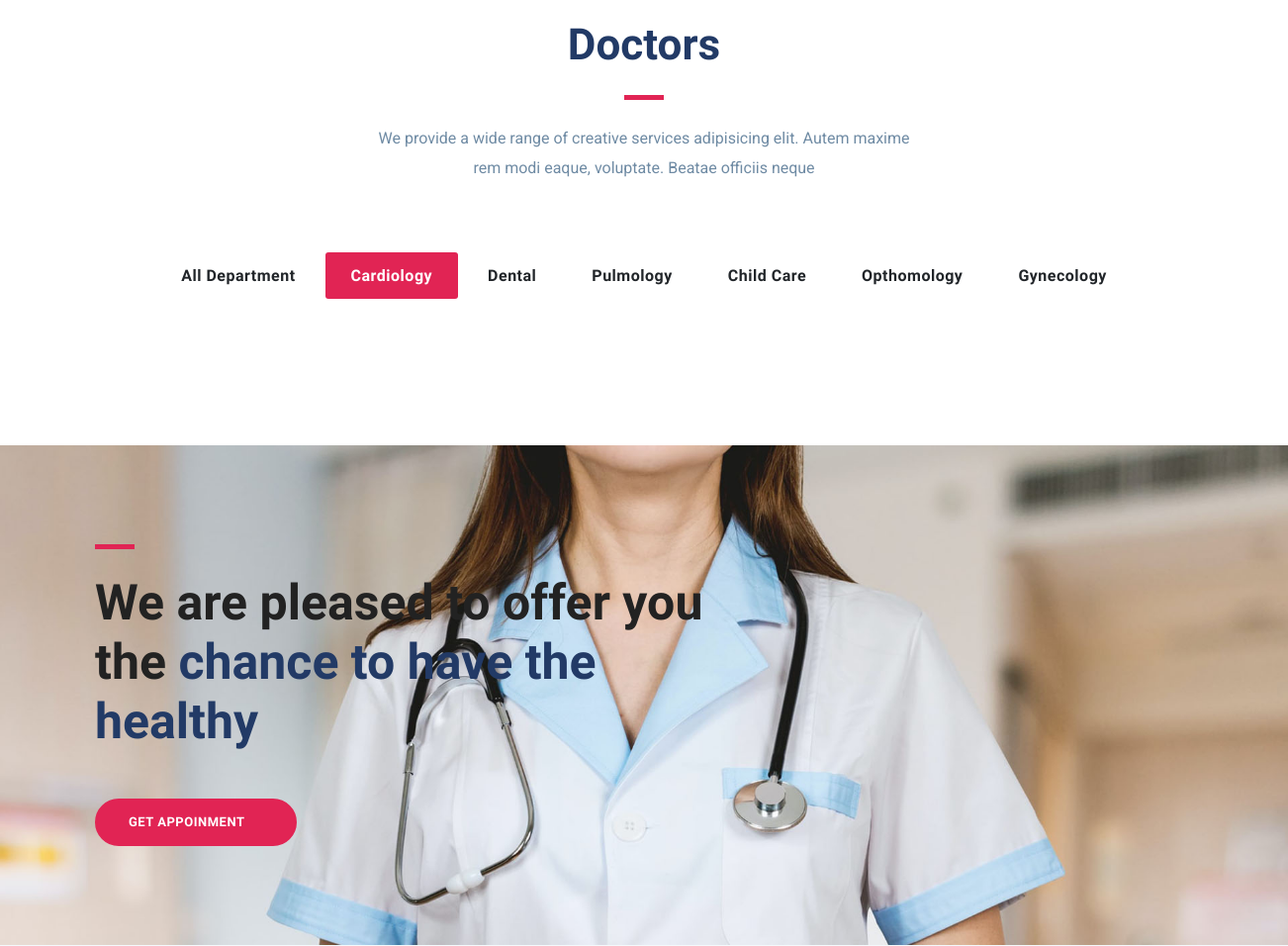
The app's page /cardiology/ (middle part), older data.
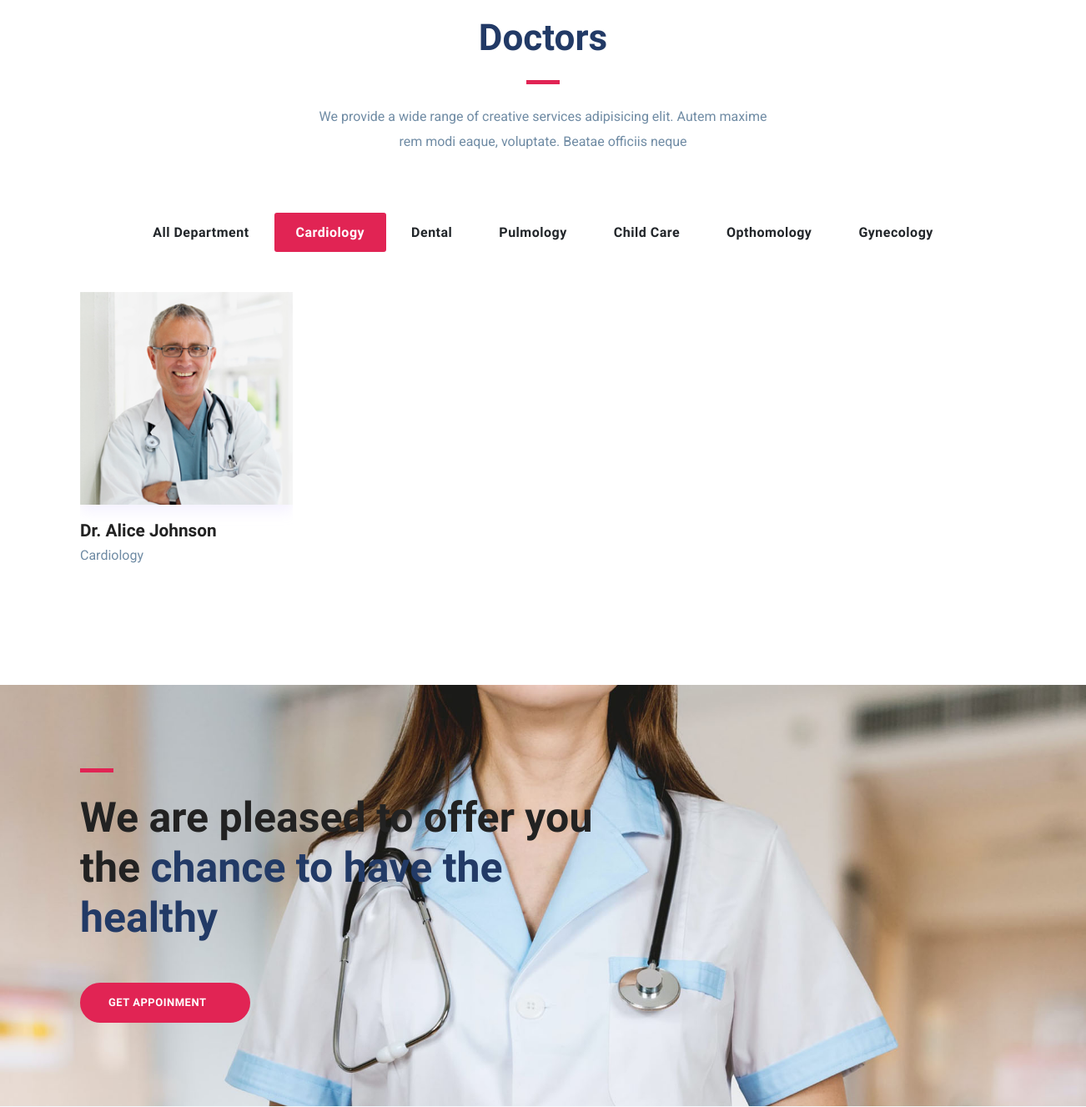
The same page, newer data.
### hospital/models.py (models this page shows, shortened)
class Doctor(models.Model):
    name = models.CharField(max_length=200)
    description = HTMLField()
    phone = models.CharField(max_length=20)
    image = models.ImageField(upload_to='doctor')
    specialist = models.CharField(max_length=200)
    department = models.ForeignKey(Department,on_delete=models.CASCADE,blank=True,null=True)
    slug = AutoSlugField(populate_from='name',null=True)

### hospital/views.py (the view)
# urls.py: path('cardiology/', cardiology_doctor_page, name='cardiology_doctors'),
def cardiology_doctor_page(request):
    department = get_object_or_404(Department, name='Cardiology')
    doctors = Doctor.objects.filter(department=department)
    context = {'doctors': doctors}
    return render(request, 'cardiology.html', context)

### hospital/templates/cardiology.html (shortened to what this page needs)
{% extends "base.html" %}
{% load static %}
{% block content %}
<section class="section doctors">
  <div class="container">
  	  <div class="row justify-content-center">
             <div class="col-lg-6 text-center">
                <div class="section-title">
                    <h2>Doctors</h2>
                    <div class="divider mx-auto my-4"></div>
                    <p>We provide a wide range of creative services adipisicing elit. Autem maxime rem modi eaque, voluptate. Beatae officiis neque </p>
                </div>
            </div>
        </div>
      <div class="col-12 text-center mb-5">
        <div class="btn-group btn-group-toggle" >
            <a href="{% url 'doctors' %}" class="btn ">
                <input type="radio" name="shuffle-filter"  />All Department
            </a>
            <a href="{% url 'cardiology_doctors' %}" class="btn active">
                <input type="radio" name="shuffle-filter" checked="checked" />Cardiology
            </a>
            <a href="{% url 'dental_doctors' %}" class="btn">
                <input type="radio" name="shuffle-filter"  />Dental
            </a>
            <a href="{% url 'pulmology_doctors' %}" class="btn">
                <input type="radio" name="shuffle-filter"  />Pulmology
            </a>
            <a href="{% url 'child_care_doctors' %}" class="btn">
                <input type="radio" name="shuffle-filter"  />Child Care
            </a>
            <a href="{% url 'opthomology_doctors' %}" class="btn">
                <input type="radio" name="shuffle-filter"  />Opthomology
            </a>
            <a href="{% url 'gynecology_doctors' %}" class="btn">
                <input type="radio" name="shuffle-filter"  />Gynecology
            </a>
          </div>
      </div>
    <div class="row shuffle-wrapper portfolio-gallery">
				{% for doctor in doctors %}
					<div class="col-lg-3 col-sm-6 col-md-6 mb-4 shuffle-item">
	      	<div class="position-relative doctor-inner-box">
		        <div class="doctor-profile">
	               <div class="doctor-img">
								 <a href="{% url 'doctor' doctor.slug %}">
	               		<img src="{{ doctor.image.url }}" alt="doctor-image" class="img-fluid w-100">
								 </a>
	               </div>
	            </div>
                <div class="content mt-3">
                	<h4 class="mb-0"><a href="{% url 'doctor' doctor.slug %}"> {{doctor.name}} </a></h4>
                	<p>{{doctor.specialist}} </p>
                </div>
	      	</div>
      	</div>
				{% endfor %}
    </div>
  </div>
</section>
<section class="section cta-page">
	<div class="container">
		<div class="row">
			<div class="col-lg-7">
				<div class="cta-content">
					<div class="divider mb-4"></div>
					<h2 class="mb-5 text-lg">We are pleased to offer you the <span class="title-color">chance to have the healthy</span></h2>
					<a href="{% url 'appointment' %}" class="btn btn-main-2 btn-round-full">Get appoinment<i class="icofont-simple-right  ml-2"></i></a>
				</div>
			</div>
		</div>
	</div>
</section>
{% endblock content %}

Row changes from the older to the newer data that the page shows:
added Doctor: image (picture), name "Dr. Alice Johnson", specialist "Cardiology"
